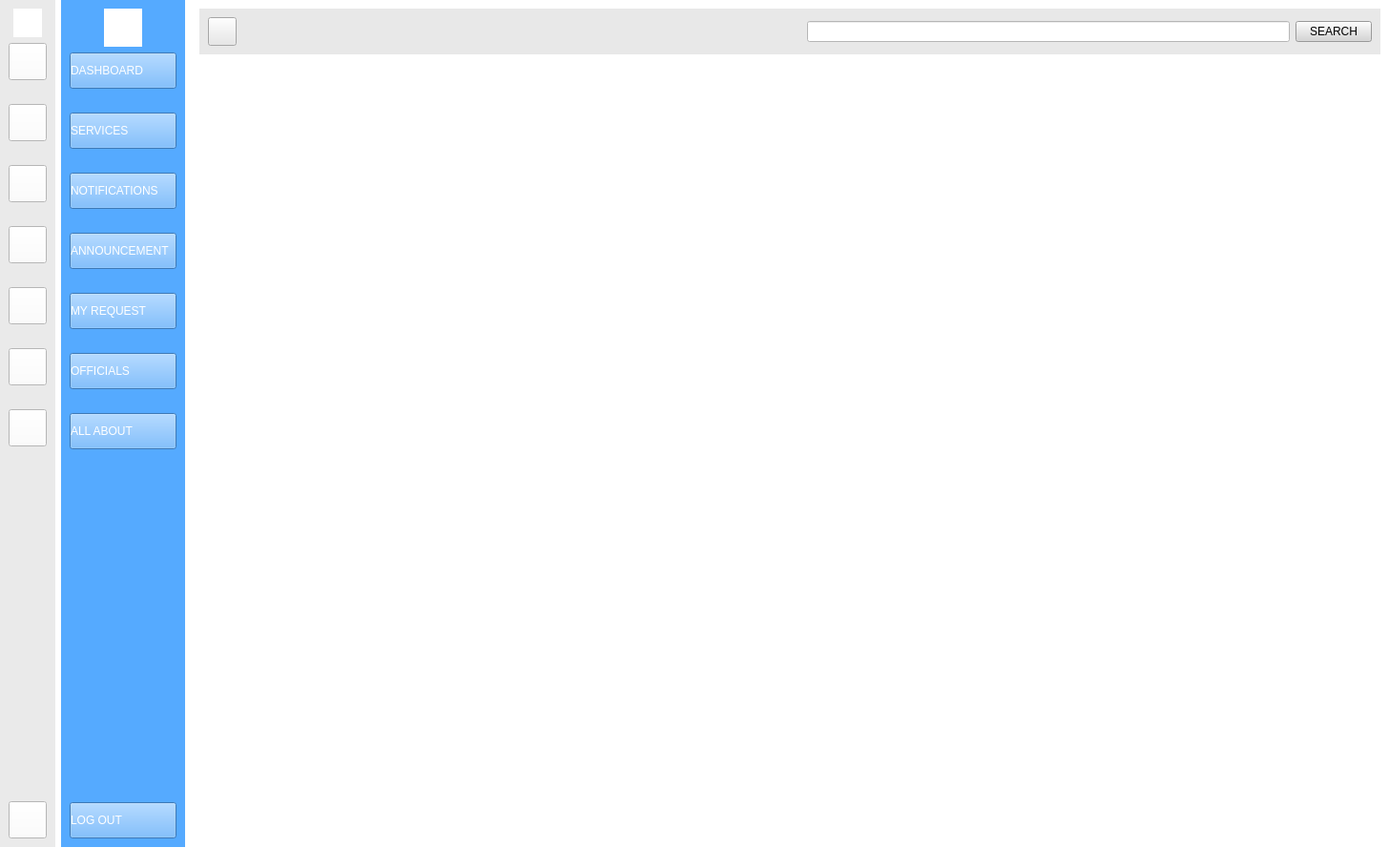
<?xml version="1.0" encoding="UTF-8"?>
<ui version="4.0">
 <class>MainWindow</class>
 <widget class="QMainWindow" name="MainWindow">
  <property name="geometry">
   <rect>
    <x>0</x>
    <y>0</y>
    <width>1456</width>
    <height>910</height>
   </rect>
  </property>
  <property name="windowTitle">
   <string>MainWindow</string>
  </property>
  <property name="styleSheet">
   <string notr="true">background-color: rgb(255, 255, 255);</string>
  </property>
  <widget class="QWidget" name="centralwidget">
   <layout class="QGridLayout" name="gridLayout">
    <property name="leftMargin">
     <number>0</number>
    </property>
    <property name="topMargin">
     <number>0</number>
    </property>
    <property name="rightMargin">
     <number>0</number>
    </property>
    <property name="bottomMargin">
     <number>0</number>
    </property>
    <item row="0" column="0">
     <widget class="QWidget" name="widget" native="true">
      <property name="enabled">
       <bool>true</bool>
      </property>
      <property name="styleSheet">
       <string notr="true">QWidget{
	background-color: rgb(234, 234, 234);
	}

QPushButton{
	color:white;
	height:31 px;
}

QPushButton:checked{
	
	background-color: rgb(85, 170, 255);
	color: rgb(0, 0, 127);
}</string>
      </property>
      <layout class="QVBoxLayout" name="verticalLayout_8">
       <item>
        <layout class="QVBoxLayout" name="verticalLayout_3">
         <item>
          <layout class="QHBoxLayout" name="horizontalLayout_3">
           <item>
            <widget class="QLabel" name="label">
             <property name="minimumSize">
              <size>
               <width>30</width>
               <height>30</height>
              </size>
             </property>
             <property name="maximumSize">
              <size>
               <width>30</width>
               <height>30</height>
              </size>
             </property>
             <property name="styleSheet">
              <string notr="true">background-color: rgb(255, 255, 255);</string>
             </property>
             <property name="text">
              <string/>
             </property>
             <property name="pixmap">
              <pixmap>../../../../Download/SC_pyqt5_LoginUI3-main/SC_pyqt5_LoginUI3-main/loginUi3/321385163_6137158069650539_6464695352208340099_n.jpg</pixmap>
             </property>
             <property name="scaledContents">
              <bool>true</bool>
             </property>
            </widget>
           </item>
          </layout>
         </item>
        </layout>
       </item>
       <item>
        <layout class="QVBoxLayout" name="verticalLayout_5">
         <item>
          <layout class="QVBoxLayout" name="verticalLayout">
           <property name="spacing">
            <number>25</number>
           </property>
           <item>
            <widget class="QPushButton" name="pushButton">
             <property name="styleSheet">
              <string notr="true">background-color: rgb(255, 255, 255);</string>
             </property>
             <property name="text">
              <string/>
             </property>
             <property name="icon">
              <iconset>
               <normaloff>../../../../Download/1000020288.jpg</normaloff>../../../../Download/1000020288.jpg</iconset>
             </property>
             <property name="checkable">
              <bool>true</bool>
             </property>
             <property name="autoExclusive">
              <bool>true</bool>
             </property>
            </widget>
           </item>
           <item>
            <widget class="QPushButton" name="pushButton_2">
             <property name="styleSheet">
              <string notr="true">background-color: rgb(255, 255, 255);</string>
             </property>
             <property name="text">
              <string/>
             </property>
             <property name="icon">
              <iconset>
               <normaloff>../../../../Download/1000020298.jpg</normaloff>../../../../Download/1000020298.jpg</iconset>
             </property>
             <property name="checkable">
              <bool>true</bool>
             </property>
             <property name="autoExclusive">
              <bool>true</bool>
             </property>
            </widget>
           </item>
           <item>
            <widget class="QPushButton" name="pushButton_3">
             <property name="styleSheet">
              <string notr="true">background-color: rgb(255, 255, 255);</string>
             </property>
             <property name="text">
              <string/>
             </property>
             <property name="icon">
              <iconset>
               <normaloff>../../../../Download/1000020291.jpg</normaloff>../../../../Download/1000020291.jpg</iconset>
             </property>
             <property name="checkable">
              <bool>true</bool>
             </property>
             <property name="autoExclusive">
              <bool>true</bool>
             </property>
            </widget>
           </item>
           <item>
            <widget class="QPushButton" name="pushButton_4">
             <property name="styleSheet">
              <string notr="true">background-color: rgb(255, 255, 255);</string>
             </property>
             <property name="text">
              <string/>
             </property>
             <property name="icon">
              <iconset>
               <normaloff>../../../../Download/1000020292.jpg</normaloff>../../../../Download/1000020292.jpg</iconset>
             </property>
             <property name="checkable">
              <bool>true</bool>
             </property>
             <property name="autoExclusive">
              <bool>true</bool>
             </property>
            </widget>
           </item>
           <item>
            <widget class="QPushButton" name="pushButton_5">
             <property name="styleSheet">
              <string notr="true">background-color: rgb(255, 255, 255);</string>
             </property>
             <property name="text">
              <string/>
             </property>
             <property name="icon">
              <iconset>
               <normaloff>../../../../Download/1000020327 (1).jpg</normaloff>../../../../Download/1000020327 (1).jpg</iconset>
             </property>
             <property name="checkable">
              <bool>true</bool>
             </property>
             <property name="autoExclusive">
              <bool>true</bool>
             </property>
            </widget>
           </item>
           <item>
            <widget class="QPushButton" name="pushButton_9">
             <property name="styleSheet">
              <string notr="true">background-color: rgb(255, 255, 255);</string>
             </property>
             <property name="text">
              <string/>
             </property>
             <property name="icon">
              <iconset>
               <normaloff>../../../../Download/1000020295.jpg</normaloff>../../../../Download/1000020295.jpg</iconset>
             </property>
             <property name="checkable">
              <bool>true</bool>
             </property>
             <property name="autoExclusive">
              <bool>true</bool>
             </property>
            </widget>
           </item>
           <item>
            <widget class="QPushButton" name="pushButton_23">
             <property name="styleSheet">
              <string notr="true">background-color: rgb(255, 255, 255);</string>
             </property>
             <property name="text">
              <string/>
             </property>
             <property name="icon">
              <iconset>
               <normaloff>../../../../Download/1000020294.jpg</normaloff>../../../../Download/1000020294.jpg</iconset>
             </property>
             <property name="checkable">
              <bool>true</bool>
             </property>
             <property name="autoExclusive">
              <bool>true</bool>
             </property>
            </widget>
           </item>
          </layout>
         </item>
         <item>
          <spacer name="verticalSpacer">
           <property name="orientation">
            <enum>Qt::Vertical</enum>
           </property>
           <property name="sizeHint" stdset="0">
            <size>
             <width>17</width>
             <height>128</height>
            </size>
           </property>
          </spacer>
         </item>
        </layout>
       </item>
       <item>
        <widget class="QPushButton" name="pushButton_10">
         <property name="styleSheet">
          <string notr="true">background-color: rgb(255, 255, 255);</string>
         </property>
         <property name="text">
          <string/>
         </property>
         <property name="icon">
          <iconset>
           <normaloff>../../../../Download/1000020290.jpg</normaloff>../../../../Download/1000020290.jpg</iconset>
         </property>
         <property name="checkable">
          <bool>true</bool>
         </property>
         <property name="autoExclusive">
          <bool>true</bool>
         </property>
        </widget>
       </item>
      </layout>
     </widget>
    </item>
    <item row="0" column="1">
     <widget class="QWidget" name="widget_2" native="true">
      <property name="enabled">
       <bool>true</bool>
      </property>
      <property name="styleSheet">
       <string notr="true">QWidget{
	background-color: rgb(85, 170, 255);
	}

QPushButton{
	color:white;
	text-align:left;
	height:30 px;
}

QPushButton:checked{
	
	background-color: rgb(255, 255, 255);
	color: rgb(0, 0, 127);
	font-weight:bold;
}
</string>
      </property>
      <layout class="QVBoxLayout" name="verticalLayout_7">
       <item>
        <layout class="QHBoxLayout" name="horizontalLayout_4">
         <item>
          <widget class="QLabel" name="label_2">
           <property name="enabled">
            <bool>true</bool>
           </property>
           <property name="minimumSize">
            <size>
             <width>40</width>
             <height>40</height>
            </size>
           </property>
           <property name="maximumSize">
            <size>
             <width>40</width>
             <height>40</height>
            </size>
           </property>
           <property name="styleSheet">
            <string notr="true">background-color: rgb(255, 255, 255);</string>
           </property>
           <property name="text">
            <string/>
           </property>
           <property name="pixmap">
            <pixmap>../../../../Download/SC_pyqt5_LoginUI3-main/SC_pyqt5_LoginUI3-main/loginUi3/321385163_6137158069650539_6464695352208340099_n.jpg</pixmap>
           </property>
           <property name="scaledContents">
            <bool>true</bool>
           </property>
          </widget>
         </item>
        </layout>
       </item>
       <item>
        <layout class="QVBoxLayout" name="verticalLayout_4">
         <item>
          <layout class="QVBoxLayout" name="verticalLayout_2">
           <property name="spacing">
            <number>25</number>
           </property>
           <item>
            <widget class="QPushButton" name="pushButton_15">
             <property name="text">
              <string>DASHBOARD</string>
             </property>
             <property name="icon">
              <iconset>
               <normaloff>../../../../Download/1000020288.jpg</normaloff>../../../../Download/1000020288.jpg</iconset>
             </property>
             <property name="checkable">
              <bool>true</bool>
             </property>
             <property name="autoExclusive">
              <bool>true</bool>
             </property>
            </widget>
           </item>
           <item>
            <widget class="QPushButton" name="pushButton_13">
             <property name="text">
              <string>SERVICES</string>
             </property>
             <property name="icon">
              <iconset>
               <normaloff>../../../../Download/1000020298.jpg</normaloff>../../../../Download/1000020298.jpg</iconset>
             </property>
             <property name="checkable">
              <bool>true</bool>
             </property>
             <property name="autoExclusive">
              <bool>true</bool>
             </property>
            </widget>
           </item>
           <item>
            <widget class="QPushButton" name="pushButton_17">
             <property name="text">
              <string>NOTIFICATIONS</string>
             </property>
             <property name="icon">
              <iconset>
               <normaloff>../../../../Download/1000020291.jpg</normaloff>../../../../Download/1000020291.jpg</iconset>
             </property>
             <property name="checkable">
              <bool>true</bool>
             </property>
             <property name="autoExclusive">
              <bool>true</bool>
             </property>
            </widget>
           </item>
           <item>
            <widget class="QPushButton" name="pushButton_18">
             <property name="text">
              <string>ANNOUNCEMENT</string>
             </property>
             <property name="icon">
              <iconset>
               <normaloff>../../../../Download/1000020292.jpg</normaloff>../../../../Download/1000020292.jpg</iconset>
             </property>
             <property name="checkable">
              <bool>true</bool>
             </property>
             <property name="autoExclusive">
              <bool>true</bool>
             </property>
            </widget>
           </item>
           <item>
            <widget class="QPushButton" name="pushButton_14">
             <property name="text">
              <string>MY REQUEST</string>
             </property>
             <property name="icon">
              <iconset>
               <normaloff>../../../../Download/1000020327 (1).jpg</normaloff>../../../../Download/1000020327 (1).jpg</iconset>
             </property>
             <property name="checkable">
              <bool>true</bool>
             </property>
             <property name="autoExclusive">
              <bool>true</bool>
             </property>
            </widget>
           </item>
           <item>
            <widget class="QPushButton" name="pushButton_11">
             <property name="text">
              <string>OFFICIALS</string>
             </property>
             <property name="icon">
              <iconset>
               <normaloff>../../../../Download/1000020295.jpg</normaloff>../../../../Download/1000020295.jpg</iconset>
             </property>
             <property name="checkable">
              <bool>true</bool>
             </property>
             <property name="autoExclusive">
              <bool>true</bool>
             </property>
            </widget>
           </item>
           <item>
            <widget class="QPushButton" name="pushButton_24">
             <property name="text">
              <string>ALL ABOUT</string>
             </property>
             <property name="icon">
              <iconset>
               <normaloff>../../../../Download/1000020294.jpg</normaloff>../../../../Download/1000020294.jpg</iconset>
             </property>
             <property name="checkable">
              <bool>true</bool>
             </property>
             <property name="autoExclusive">
              <bool>true</bool>
             </property>
            </widget>
           </item>
          </layout>
         </item>
         <item>
          <spacer name="verticalSpacer_2">
           <property name="orientation">
            <enum>Qt::Vertical</enum>
           </property>
           <property name="sizeHint" stdset="0">
            <size>
             <width>17</width>
             <height>128</height>
            </size>
           </property>
          </spacer>
         </item>
        </layout>
       </item>
       <item>
        <widget class="QPushButton" name="pushButton_12">
         <property name="text">
          <string>LOG OUT</string>
         </property>
         <property name="icon">
          <iconset>
           <normaloff>../../../../Download/1000020290.jpg</normaloff>../../../../Download/1000020290.jpg</iconset>
         </property>
         <property name="checkable">
          <bool>true</bool>
         </property>
         <property name="autoExclusive">
          <bool>true</bool>
         </property>
        </widget>
       </item>
      </layout>
     </widget>
    </item>
    <item row="0" column="2">
     <widget class="QWidget" name="widget_3" native="true">
      <layout class="QVBoxLayout" name="verticalLayout_6">
       <item>
        <widget class="QWidget" name="widget_4" native="true">
         <property name="styleSheet">
          <string notr="true">background-color: rgb(232, 232, 232);</string>
         </property>
         <layout class="QVBoxLayout" name="verticalLayout_9">
          <item>
           <layout class="QHBoxLayout" name="horizontalLayout_2">
            <item>
             <widget class="QPushButton" name="pushButton_21">
              <property name="minimumSize">
               <size>
                <width>30</width>
                <height>30</height>
               </size>
              </property>
              <property name="maximumSize">
               <size>
                <width>30</width>
                <height>30</height>
               </size>
              </property>
              <property name="text">
               <string/>
              </property>
              <property name="icon">
               <iconset>
                <normaloff>../../../../Download/1000020299.jpg</normaloff>../../../../Download/1000020299.jpg</iconset>
              </property>
              <property name="checkable">
               <bool>true</bool>
              </property>
             </widget>
            </item>
            <item>
             <spacer name="horizontalSpacer">
              <property name="orientation">
               <enum>Qt::Horizontal</enum>
              </property>
              <property name="sizeHint" stdset="0">
               <size>
                <width>118</width>
                <height>20</height>
               </size>
              </property>
             </spacer>
            </item>
            <item>
             <layout class="QHBoxLayout" name="horizontalLayout">
              <item>
               <widget class="QLineEdit" name="lineEdit">
                <property name="styleSheet">
                 <string notr="true">background-color: rgb(255, 255, 255);</string>
                </property>
               </widget>
              </item>
              <item>
               <widget class="QPushButton" name="pushButton_22">
                <property name="styleSheet">
                 <string notr="true">background-color: rgb(214, 214, 214);</string>
                </property>
                <property name="text">
                 <string>SEARCH</string>
                </property>
                <property name="checkable">
                 <bool>true</bool>
                </property>
               </widget>
              </item>
             </layout>
            </item>
           </layout>
          </item>
         </layout>
        </widget>
       </item>
       <item>
        <widget class="QStackedWidget" name="stackedWidget">
         <property name="styleSheet">
          <string notr="true">background-color: rgb(255, 255, 255);</string>
         </property>
         <widget class="QWidget" name="dashboard_page"/>
         <widget class="QWidget" name="services_page"/>
         <widget class="QWidget" name="nitifications_page"/>
         <widget class="QWidget" name="announcement_page"/>
         <widget class="QWidget" name="settings_page"/>
         <widget class="QWidget" name="allabout_page"/>
         <widget class="QWidget" name="history_page"/>
         <widget class="QWidget" name="blotter_page"/>
         <widget class="QWidget" name="officials_page"/>
         <widget class="QWidget" name="profile_page">
          <widget class="QLabel" name="label_3">
           <property name="geometry">
            <rect>
             <x>230</x>
             <y>90</y>
             <width>151</width>
             <height>31</height>
            </rect>
           </property>
           <property name="text">
            <string>&lt;html&gt;&lt;head/&gt;&lt;body&gt;&lt;p align=&quot;center&quot;&gt;&lt;span style=&quot; font-size:18pt;&quot;&gt;profile&lt;/span&gt;&lt;/p&gt;&lt;/body&gt;&lt;/html&gt;</string>
           </property>
          </widget>
         </widget>
        </widget>
       </item>
      </layout>
      <zorder>stackedWidget</zorder>
      <zorder>widget_4</zorder>
     </widget>
    </item>
   </layout>
   <zorder>widget_3</zorder>
   <zorder>widget</zorder>
   <zorder>widget_2</zorder>
  </widget>
  <widget class="QMenuBar" name="menubar">
   <property name="geometry">
    <rect>
     <x>0</x>
     <y>0</y>
     <width>1456</width>
     <height>26</height>
    </rect>
   </property>
  </widget>
  <widget class="QStatusBar" name="statusbar"/>
 </widget>
 <resources/>
 <connections>
  <connection>
   <sender>pushButton_21</sender>
   <signal>toggled(bool)</signal>
   <receiver>widget</receiver>
   <slot>setHidden(bool)</slot>
   <hints>
    <hint type="sourcelabel">
     <x>276</x>
     <y>77</y>
    </hint>
    <hint type="destinationlabel">
     <x>50</x>
     <y>519</y>
    </hint>
   </hints>
  </connection>
  <connection>
   <sender>pushButton_21</sender>
   <signal>toggled(bool)</signal>
   <receiver>widget_2</receiver>
   <slot>setVisible(bool)</slot>
   <hints>
    <hint type="sourcelabel">
     <x>276</x>
     <y>77</y>
    </hint>
    <hint type="destinationlabel">
     <x>198</x>
     <y>497</y>
    </hint>
   </hints>
  </connection>
  <connection>
   <sender>pushButton_5</sender>
   <signal>toggled(bool)</signal>
   <receiver>pushButton_14</receiver>
   <slot>setChecked(bool)</slot>
   <hints>
    <hint type="sourcelabel">
     <x>32</x>
     <y>307</y>
    </hint>
    <hint type="destinationlabel">
     <x>80</x>
     <y>317</y>
    </hint>
   </hints>
  </connection>
  <connection>
   <sender>pushButton_4</sender>
   <signal>toggled(bool)</signal>
   <receiver>pushButton_18</receiver>
   <slot>setChecked(bool)</slot>
   <hints>
    <hint type="sourcelabel">
     <x>33</x>
     <y>257</y>
    </hint>
    <hint type="destinationlabel">
     <x>147</x>
     <y>263</y>
    </hint>
   </hints>
  </connection>
  <connection>
   <sender>pushButton_3</sender>
   <signal>toggled(bool)</signal>
   <receiver>pushButton_17</receiver>
   <slot>setChecked(bool)</slot>
   <hints>
    <hint type="sourcelabel">
     <x>29</x>
     <y>193</y>
    </hint>
    <hint type="destinationlabel">
     <x>145</x>
     <y>217</y>
    </hint>
   </hints>
  </connection>
  <connection>
   <sender>pushButton_2</sender>
   <signal>toggled(bool)</signal>
   <receiver>pushButton_13</receiver>
   <slot>setChecked(bool)</slot>
   <hints>
    <hint type="sourcelabel">
     <x>21</x>
     <y>147</y>
    </hint>
    <hint type="destinationlabel">
     <x>144</x>
     <y>171</y>
    </hint>
   </hints>
  </connection>
  <connection>
   <sender>pushButton</sender>
   <signal>toggled(bool)</signal>
   <receiver>pushButton_15</receiver>
   <slot>setChecked(bool)</slot>
   <hints>
    <hint type="sourcelabel">
     <x>33</x>
     <y>98</y>
    </hint>
    <hint type="destinationlabel">
     <x>81</x>
     <y>107</y>
    </hint>
   </hints>
  </connection>
  <connection>
   <sender>pushButton_15</sender>
   <signal>toggled(bool)</signal>
   <receiver>pushButton</receiver>
   <slot>setChecked(bool)</slot>
   <hints>
    <hint type="sourcelabel">
     <x>76</x>
     <y>116</y>
    </hint>
    <hint type="destinationlabel">
     <x>33</x>
     <y>117</y>
    </hint>
   </hints>
  </connection>
  <connection>
   <sender>pushButton_13</sender>
   <signal>toggled(bool)</signal>
   <receiver>pushButton_2</receiver>
   <slot>setChecked(bool)</slot>
   <hints>
    <hint type="sourcelabel">
     <x>85</x>
     <y>155</y>
    </hint>
    <hint type="destinationlabel">
     <x>29</x>
     <y>159</y>
    </hint>
   </hints>
  </connection>
  <connection>
   <sender>pushButton_17</sender>
   <signal>toggled(bool)</signal>
   <receiver>pushButton_3</receiver>
   <slot>setChecked(bool)</slot>
   <hints>
    <hint type="sourcelabel">
     <x>85</x>
     <y>210</y>
    </hint>
    <hint type="destinationlabel">
     <x>41</x>
     <y>207</y>
    </hint>
   </hints>
  </connection>
  <connection>
   <sender>pushButton_18</sender>
   <signal>toggled(bool)</signal>
   <receiver>pushButton_4</receiver>
   <slot>setChecked(bool)</slot>
   <hints>
    <hint type="sourcelabel">
     <x>82</x>
     <y>255</y>
    </hint>
    <hint type="destinationlabel">
     <x>41</x>
     <y>247</y>
    </hint>
   </hints>
  </connection>
  <connection>
   <sender>pushButton_14</sender>
   <signal>toggled(bool)</signal>
   <receiver>pushButton_5</receiver>
   <slot>setChecked(bool)</slot>
   <hints>
    <hint type="sourcelabel">
     <x>85</x>
     <y>328</y>
    </hint>
    <hint type="destinationlabel">
     <x>31</x>
     <y>329</y>
    </hint>
   </hints>
  </connection>
  <connection>
   <sender>pushButton_11</sender>
   <signal>toggled(bool)</signal>
   <receiver>pushButton_9</receiver>
   <slot>setChecked(bool)</slot>
   <hints>
    <hint type="sourcelabel">
     <x>80</x>
     <y>542</y>
    </hint>
    <hint type="destinationlabel">
     <x>40</x>
     <y>541</y>
    </hint>
   </hints>
  </connection>
  <connection>
   <sender>pushButton_9</sender>
   <signal>toggled(bool)</signal>
   <receiver>pushButton_11</receiver>
   <slot>setChecked(bool)</slot>
   <hints>
    <hint type="sourcelabel">
     <x>30</x>
     <y>528</y>
    </hint>
    <hint type="destinationlabel">
     <x>149</x>
     <y>559</y>
    </hint>
   </hints>
  </connection>
  <connection>
   <sender>pushButton_24</sender>
   <signal>toggled(bool)</signal>
   <receiver>pushButton_23</receiver>
   <slot>setChecked(bool)</slot>
   <hints>
    <hint type="sourcelabel">
     <x>84</x>
     <y>580</y>
    </hint>
    <hint type="destinationlabel">
     <x>33</x>
     <y>582</y>
    </hint>
   </hints>
  </connection>
  <connection>
   <sender>pushButton_23</sender>
   <signal>toggled(bool)</signal>
   <receiver>pushButton_24</receiver>
   <slot>setChecked(bool)</slot>
   <hints>
    <hint type="sourcelabel">
     <x>29</x>
     <y>609</y>
    </hint>
    <hint type="destinationlabel">
     <x>86</x>
     <y>605</y>
    </hint>
   </hints>
  </connection>
 </connections>
</ui>
